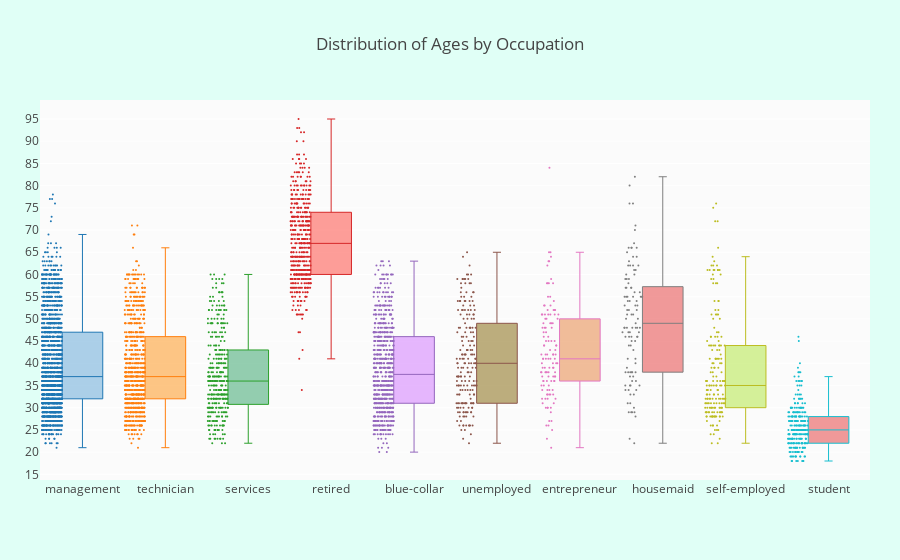

The code cell stored with this chart in its notebook:
### Markdown cell above
### First Distribution of Age of customers with respect to Occupation

### Code cell
suscribed_df = df.loc[df["deposit"] == "yes"]

occupations = df["job"].unique().tolist()

# Get the balances by jobs
management = suscribed_df["age"].loc[suscribed_df["job"] == "management"].values
technician = suscribed_df["age"].loc[suscribed_df["job"] == "technician"].values
services = suscribed_df["age"].loc[suscribed_df["job"] == "services"].values
retired = suscribed_df["age"].loc[suscribed_df["job"] == "retired"].values
blue_collar = suscribed_df["age"].loc[suscribed_df["job"] == "blue-collar"].values
unemployed = suscribed_df["age"].loc[suscribed_df["job"] == "unemployed"].values
entrepreneur = suscribed_df["age"].loc[suscribed_df["job"] == "entrepreneur"].values
housemaid = suscribed_df["age"].loc[suscribed_df["job"] == "housemaid"].values
self_employed = suscribed_df["age"].loc[suscribed_df["job"] == "self-employed"].values
student = suscribed_df["age"].loc[suscribed_df["job"] == "student"].values


ages = [management, technician, services, retired, blue_collar, unemployed, 
         entrepreneur, housemaid, self_employed, student]

colors = ['rgba(93, 164, 214, 0.5)', 'rgba(255, 144, 14, 0.5)',
          'rgba(44, 160, 101, 0.5)', 'rgba(255, 65, 54, 0.5)', 
          'rgba(207, 114, 255, 0.5)', 'rgba(127, 96, 0, 0.5)',
         'rgba(229, 126, 56, 0.5)', 'rgba(229, 56, 56, 0.5)',
         'rgba(174, 229, 56, 0.5)', 'rgba(229, 56, 56, 0.5)']

traces = []

for xd, yd, cls in zip(occupations, ages, colors):
        traces.append(go.Box(
            y=yd,
            name=xd,
            boxpoints='all',
            jitter=0.5,
            whiskerwidth=0.2,
            fillcolor=cls,
            marker=dict(
                size=2,
            ),
            line=dict(width=1),
        ))

layout = go.Layout(
    title='Distribution of Ages by Occupation',
    yaxis=dict(
        autorange=True,
        showgrid=True,
        zeroline=True,
        dtick=5,
        gridcolor='rgb(255, 255, 255)',
        gridwidth=1,
        zerolinecolor='rgb(255, 255, 255)',
        zerolinewidth=2,
    ),
    margin=dict(
        l=40,
        r=30,
        b=80,
        t=100,
    ),
    paper_bgcolor='rgb(224,255,246)',
    plot_bgcolor='rgb(251,251,251)',
    showlegend=False
)

fig = go.Figure(data=traces, layout=layout)
iplot(fig)

### Figure 1 — Plotly figure (JSON) as saved in the notebook; plotly's stock layout.template omitted (floating-point values rounded to 4 significant figures; data arrays with more than 128 entries replaced by an {"elided": "..."} marker saying what was removed)
{"data": [{"boxpoints": "all", "fillcolor": "rgba(93, 164, 214, 0.5)", "jitter": 0.5, "line": {"width": 1}, "marker": {"size": 2}, "name": "management", "type": "box", "uid": "71572884-a949-4427-aad4-d92632977141", "whiskerwidth": 0.2, "y": {"elided": "1932 int values"}}, {"boxpoints": "all", "fillcolor": "rgba(255, 144, 14, 0.5)", "jitter": 0.5, "line": {"width": 1}, "marker": {"size": 2}, "name": "technician", "type": "box", "uid": "80987afa-90a6-4388-af87-757593b46094", "whiskerwidth": 0.2, "y": {"elided": "840 int values"}}, {"boxpoints": "all", "fillcolor": "rgba(44, 160, 101, 0.5)", "jitter": 0.5, "line": {"width": 1}, "marker": {"size": 2}, "name": "services", "type": "box", "uid": "f5ae21f1-4632-47e9-86fb-cd05bb699e87", "whiskerwidth": 0.2, "y": {"elided": "369 int values"}}, {"boxpoints": "all", "fillcolor": "rgba(255, 65, 54, 0.5)", "jitter": 0.5, "line": {"width": 1}, "marker": {"size": 2}, "name": "retired", "type": "box", "uid": "13b2163b-9268-4320-a0e0-3e565d6315a5", "whiskerwidth": 0.2, "y": {"elided": "516 int values"}}, {"boxpoints": "all", "fillcolor": "rgba(207, 114, 255, 0.5)", "jitter": 0.5, "line": {"width": 1}, "marker": {"size": 2}, "name": "blue-collar", "type": "box", "uid": "6a2471c7-b4f3-438f-a64e-952983aa3fd5", "whiskerwidth": 0.2, "y": {"elided": "708 int values"}}, {"boxpoints": "all", "fillcolor": "rgba(127, 96, 0, 0.5)", "jitter": 0.5, "line": {"width": 1}, "marker": {"size": 2}, "name": "unemployed", "type": "box", "uid": "0c974710-e77d-496f-b272-b97301ff2e25", "whiskerwidth": 0.2, "y": {"elided": "202 int values"}}, {"boxpoints": "all", "fillcolor": "rgba(229, 126, 56, 0.5)", "jitter": 0.5, "line": {"width": 1}, "marker": {"size": 2}, "name": "entrepreneur", "type": "box", "uid": "90551986-c223-4397-8b81-7ca50900be68", "whiskerwidth": 0.2, "y": [23, 45, 30, 51, 53, 43, 47, 58, 42, 42, 36, 41, 40, 36, 33, 52, 33, 45, 35, 34, 30, 51, 46, 27, 40, 43, 35, 50, 38, 41, 38, 49, 50, 42, 48, 44, 46, 51, 27, 31, 45, 37, 39, 51, 30, 45, 38, 52, 41, 33, 30, 26, 26, 48, 34, 47, 51, 32, 36, 54, 52, 32, 51, 49, 35, 34, 34, 58, 39, 39, 37, 38, 37, 55, 38, 36, 52, 37, 42, 41, 44, 55, 39, 25, 53, 84, 51, 64, 53, 33, 65, 32, 63, 21, 38, 65, 33, 40, 40, 63, 44, 38, 49, 36, 42, 36, 32, 48, 41, 58, 59, 31, 49, 42, 39, 29, 50, 41, 62, 44, 37, 58, 48]}, {"boxpoints": "all", "fillcolor": "rgba(229, 56, 56, 0.5)", "jitter": 0.5, "line": {"width": 1}, "marker": {"size": 2}, "name": "housemaid", "type": "box", "uid": "1b728a74-5b55-4685-8cc6-9997b7af5b17", "whiskerwidth": 0.2, "y": [52, 53, 56, 41, 57, 47, 55, 35, 52, 46, 55, 39, 48, 53, 46, 44, 59, 55, 51, 59, 57, 34, 33, 34, 59, 48, 62, 65, 33, 41, 62, 76, 51, 23, 38, 47, 43, 35, 36, 38, 35, 58, 49, 70, 34, 45, 48, 63, 50, 52, 66, 76, 53, 38, 57, 71, 46, 66, 38, 64, 29, 80, 48, 38, 56, 55, 29, 46, 48, 66, 55, 82, 48, 48, 29, 67, 61, 61, 31, 47, 66, 45, 54, 55, 55, 60, 28, 62, 47, 31, 50, 40, 54, 54, 46, 29, 64, 30, 62, 36, 37, 60, 57, 37, 51, 44, 22, 35, 38]}, {"boxpoints": "all", "fillcolor": "rgba(174, 229, 56, 0.5)", "jitter": 0.5, "line": {"width": 1}, "marker": {"size": 2}, "name": "self-employed", "type": "box", "uid": "eeaba481-eeb7-4932-956b-4e0cfd574176", "whiskerwidth": 0.2, "y": {"elided": "187 int values"}}, {"boxpoints": "all", "fillcolor": "rgba(229, 56, 56, 0.5)", "jitter": 0.5, "line": {"width": 1}, "marker": {"size": 2}, "name": "student", "type": "box", "uid": "36d08642-22ce-40b7-b8b9-e55098c1180e", "whiskerwidth": 0.2, "y": {"elided": "269 int values"}}], "layout": {"margin": {"b": 80, "l": 40, "r": 30, "t": 100}, "paper_bgcolor": "rgb(224,255,246)", "plot_bgcolor": "rgb(251,251,251)", "showlegend": false, "title": {"text": "Distribution of Ages by Occupation"}, "yaxis": {"autorange": true, "dtick": 5, "gridcolor": "rgb(255, 255, 255)", "gridwidth": 1, "showgrid": true, "zeroline": true, "zerolinecolor": "rgb(255, 255, 255)", "zerolinewidth": 2}}}
